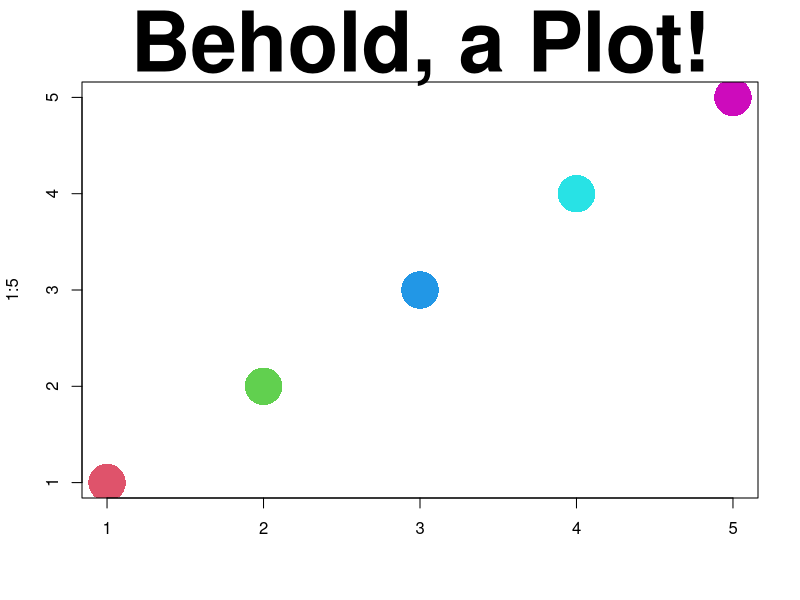

Write R code to recreate this figure.
## ---- chunk 1
#| fig-align: "center"
plot(1:5, main="Behold, a Plot!", col=2:6, cex=5, 
     pch=16, xlab="", cex.main=5)
